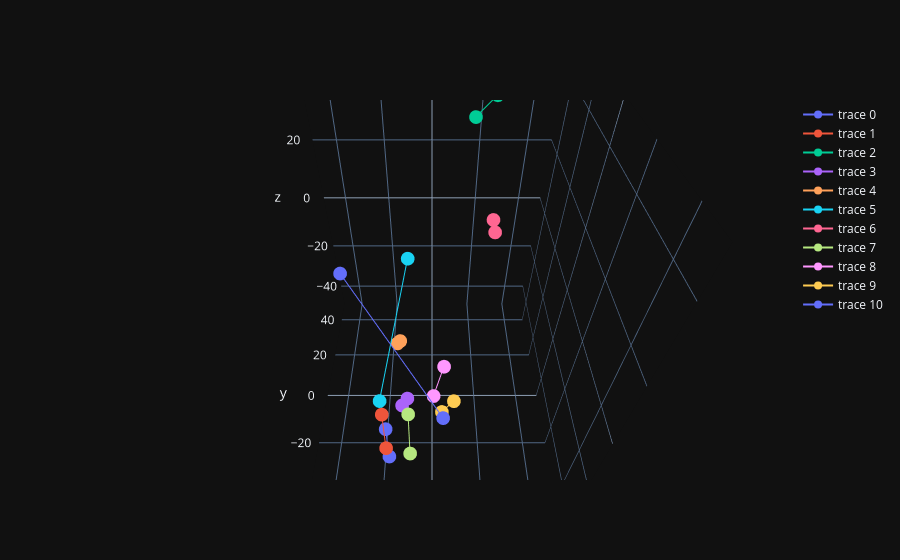

Notebook code for this chart:
### Markdown cell above
# Show country - capital vectors
Let's explore relations between a set of country-capital pairs

### Code cell
country_capitals_paris = [("France", "Paris"), ("England", "London"), ("Mali", "Bamako"), ("Italy", "Rome"),
                          ("Poland", "Warsaw"), ("Spain", "Madrid"), ("Kenya", "Nairobi"), ("Germany", "Berlin"),
                          ("Japan", "Tokyo"), ("China", "Beijing"), ('Jordan', 'Amman')]

## Prepare pairs (subsets of df) of country and capital vectors

data = []
for country, capital in country_capitals_paris:
    df_pair = df.loc[df.label.isin([country, capital])]

    trace = go.Scatter3d(
        x=df_pair.x,
        y=df_pair.y,
        z=df_pair.z,
        mode="markers+lines",
        text=df_pair.label
    )

    data.append(trace)
print(df_pair)

figure = go.Figure(
    data=data,
    layout=go.Layout(

        scene=dict(
            xaxis=dict(title="x", range=(-RANGE, RANGE)),
            yaxis=dict(title="y", range=(-RANGE, RANGE)),
            zaxis=dict(title="z", range=(-RANGE, RANGE))
        ),

    ))

name = ''
# Default parameters which are used when `layout.scene.camera` is not provided
camera = dict(
    up=dict(x=0, y=0, z=1),
    center=dict(x=0, y=0, z=0),
    eye=dict(x=0, y=-1, z=1)
)

figure.update_layout(scene_camera=camera, title=name)  #

figure.show()

### Figure 1 — Plotly figure (JSON) as saved in the notebook; plotly's stock layout.template omitted (floating-point values rounded to 4 significant figures)
{"data": [{"mode": "markers+lines", "text": ["France", "Paris"], "x": [-17.47, -15.77], "y": [-28.99, -36.2], "z": [-27.22, -30.19], "type": "scatter3d"}, {"mode": "markers+lines", "text": ["London", "England"], "x": [-15.55, -17.79], "y": [-39.9, -30.28], "z": [-19.14, -17.91], "type": "scatter3d"}, {"mode": "markers+lines", "text": ["Mali", "Bamako"], "x": [21.03, 14.71], "y": [23.23, 24.94], "z": [42.11, 36.44], "type": "scatter3d"}, {"mode": "markers+lines", "text": ["Italy", "Rome"], "x": [-11.9, -10.47], "y": [-19.7, -12.47], "z": [-28.57, -34.85], "type": "scatter3d"}, {"mode": "markers+lines", "text": ["Poland", "Warsaw"], "x": [-14.62, -15.1], "y": [10.08, 4.767], "z": [-31.53, -27.04], "type": "scatter3d"}, {"mode": "markers+lines", "text": ["Spain", "Madrid"], "x": [-20.47, -10.53], "y": [-20.02, 24.46], "z": [-25.83, -7.181], "type": "scatter3d"}, {"mode": "markers+lines", "text": ["Kenya", "Nairobi"], "x": [21.43, 21.13], "y": [8.984, 2.173], "z": [16.7, 17.34], "type": "scatter3d"}, {"mode": "markers+lines", "text": ["Germany", "Berlin"], "x": [-8.806, -7.667], "y": [-27.33, -39.05], "z": [-22.12, -23.42], "type": "scatter3d"}, {"mode": "markers+lines", "text": ["Japan", "Tokyo"], "x": [0.5535, 4.777], "y": [-21.83, -9.665], "z": [-20.87, -22.17], "type": "scatter3d"}, {"mode": "markers+lines", "text": ["China", "Beijing"], "x": [3.817, 8.998], "y": [-22.05, -15.04], "z": [-28.6, -32.75], "type": "scatter3d"}, {"mode": "markers+lines", "text": ["Jordan", "Amman"], "x": [3.821, -32.38], "y": [-32.14, -1.39], "z": [-16.81, 6.958], "type": "scatter3d"}], "layout": {"scene": {"xaxis": {"range": [-50, 50], "title": {"text": "x"}}, "yaxis": {"range": [-50, 50], "title": {"text": "y"}}, "zaxis": {"range": [-50, 50], "title": {"text": "z"}}, "camera": {"up": {"x": 0, "y": 0, "z": 1}, "center": {"x": 0, "y": 0, "z": 0}, "eye": {"x": 0, "y": -1, "z": 1}}}, "title": {"text": ""}}}
